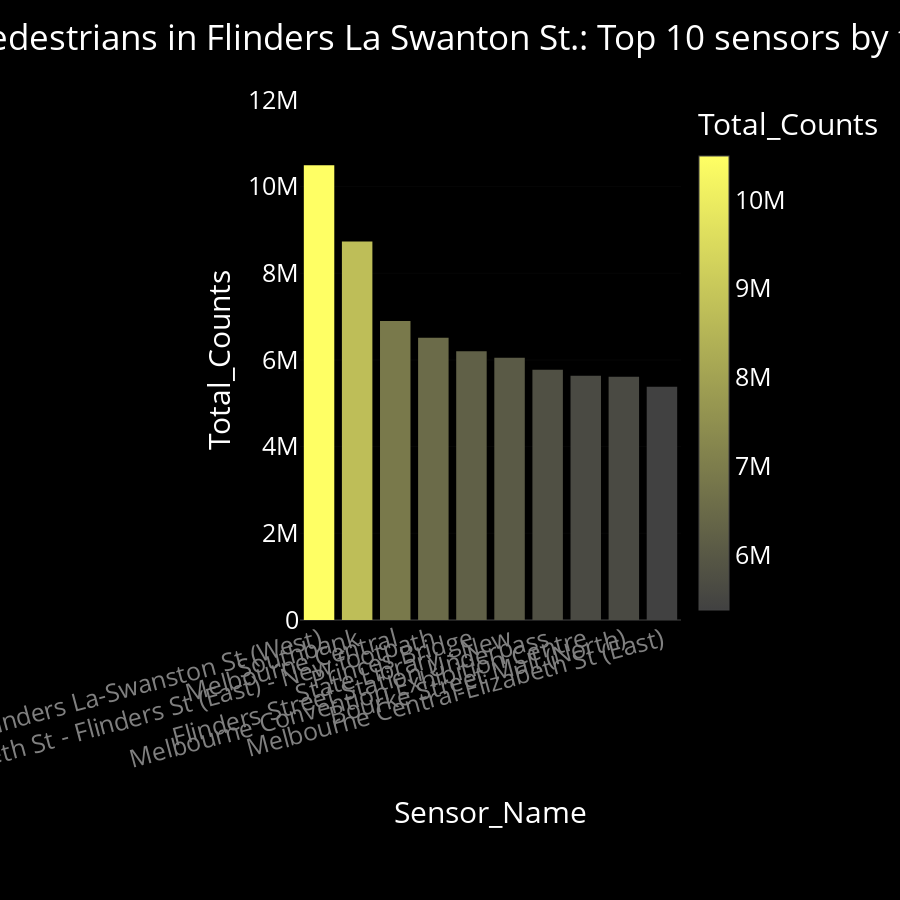

Notebook source saved alongside this figure:
### Markdown cell above
Ok, I want to see a bar chart of that dataframe (df from now on) I just created `df_sensors_2022`:

### Code cell
import plotly.io as pio

# using Plotly Express to create a figure:
figure = px.bar(
    df_sensors_2022.head(10),
    x="Sensor_Name",
    y="Total_Counts",
    height=900,
    title="Over 10M pedestrians in Flinders La Swanton St.: Top 10 sensors by traffic - 2022",
    color="Total_Counts",
    color_continuous_scale=[[0, 'rgb(65,65,65)'], [1, 'rgb(255,255,100)']]  # Medium grey to pale yellow
)

# using Plotly components to fine tune it:
figure.update_layout(
    title_font_size=35,
    title_font_color="white",
    font=dict(size=25, color="white"),
    xaxis_tickangle=-15,
    plot_bgcolor="black",
    paper_bgcolor="black",
    xaxis=dict(tickfont=dict(color='grey')),  # Set x-axis labels to grey
    margin=dict(l=300, b=280)  # Increase left margin to 200
)

# Adjust the y-axis range to ensure the highest bar is fully visible
figure.update_yaxes(range=[0, 12000000])

# Save figure as JSON
pio.write_json(figure, "./plotly_files/bar_plot_1.json")

#figure.show()

# Load JSON and recreate figure
fig_reloaded = pio.read_json("plotly_files/bar_plot_1.json")
fig_reloaded.show()

### Figure 1 — Plotly figure (JSON) as saved in the notebook; plotly's stock layout.template omitted (floating-point values rounded to 4 significant figures)
{"data": [{"hovertemplate": "Sensor_Name=%{x}<br>Total_Counts=%{marker.color}<extra></extra>", "legendgroup": "", "marker": {"color": [10492872, 8737282, 6897406, 6511465, 6202149, 6049385, 5772514, 5634531, 5614610, 5380759], "coloraxis": "coloraxis", "pattern": {"shape": ""}}, "name": "", "orientation": "v", "showlegend": false, "textposition": "auto", "type": "bar", "x": ["Flinders La-Swanston St (West)", "Southbank", "Melbourne Central", "Elizabeth St - Flinders St (East) - New footpath", "Princes Bridge", "State Library - New", "Flinders Street Station Underpass", "Melbourne Convention Exhibition Centre", "Bourke Street Mall (North)", "Melbourne Central-Elizabeth St (East)"], "xaxis": "x", "y": [10492872, 8737282, 6897406, 6511465, 6202149, 6049385, 5772514, 5634531, 5614610, 5380759], "yaxis": "y"}], "layout": {"barmode": "relative", "coloraxis": {"colorbar": {"title": {"text": "Total_Counts"}}, "colorscale": [[0, "rgb(65,65,65)"], [1, "rgb(255,255,100)"]]}, "font": {"color": "white", "size": 25}, "height": 900, "legend": {"tracegroupgap": 0}, "margin": {"b": 280, "l": 300}, "paper_bgcolor": "black", "plot_bgcolor": "black", "title": {"font": {"color": "white", "size": 35}, "text": "Over 10M pedestrians in Flinders La Swanton St.: Top 10 sensors by traffic - 2022"}, "xaxis": {"anchor": "y", "domain": [0, 1], "tickangle": -15, "tickfont": {"color": "grey"}, "title": {"text": "Sensor_Name"}}, "yaxis": {"anchor": "x", "domain": [0, 1], "range": [0, 12000000], "title": {"text": "Total_Counts"}}}}
